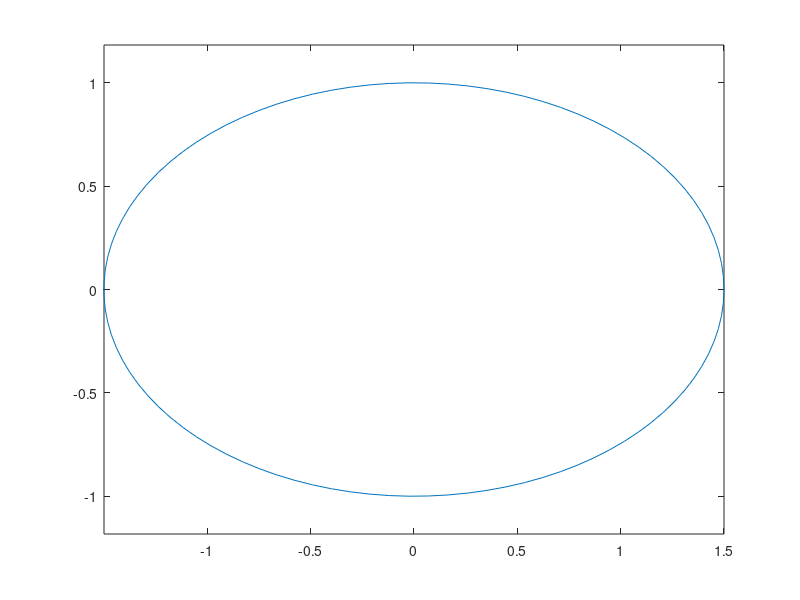

Write the MATLAB code that produced this figure.
%P5_4 using plot function to plot a ellipse

a=1.5;b=1;

theta = linspace(0, 2*pi, 100); % generate 100 equally distanced points between 0 and 2 pi
x = a * cos(theta);            
y = b * sin(theta);

plot(x,y)
axis equal  % make axis equal 